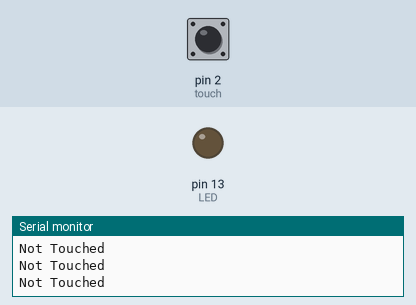
This sketch was run on a simulated Arduino Uno, built with avr-gcc and run on an emulated ATmega328P. Shown: output pins drawn as LEDs (lit = HIGH), the last lines printed to the serial monitor. Inputs (shaded band) come from the test bench; at power-on: pin 2 (touch) LOW.

Above: at 1.2 s.
1.3 s: pin 2 (touch) pulled HIGH for 0.15 s
At 1.38 s:
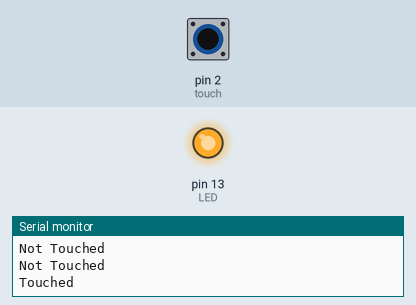
2.9 s: pin 2 (touch) pulled HIGH for 1 s
At 4.3 s:
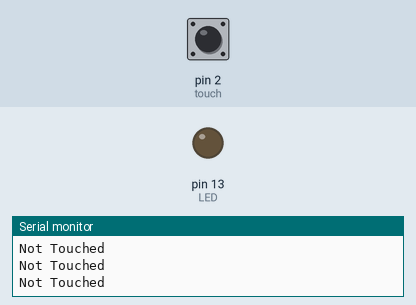
Timing chart, 0 to 5.9 s (numbered marks = the images above; inputs shaded):
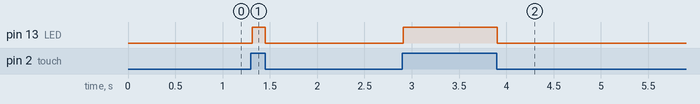

The sketch:

_26TouchSensor.ino
```cpp
int touch = 2;
int LED = 13;
void setup() {

Serial.begin(9600);
  // put your setup code here, to run once:
pinMode(touch,INPUT);
pinMode(LED,OUTPUT);
}

void loop() {
  // put your main code here, to run repeatedly:
if(digitalRead(touch) == HIGH){
digitalWrite(LED,HIGH);
Serial.println("Touched");
}
else{
digitalWrite(LED,LOW);
Serial.println("Not Touched");
}
}
```

Measured:
- after the input at 1.3 s, pin 13 (LED): LOW → HIGH at once, → LOW 0.14 s later
- after the input at 2.9 s, pin 13 (LED): LOW → HIGH at once, → LOW 0.99 s later
